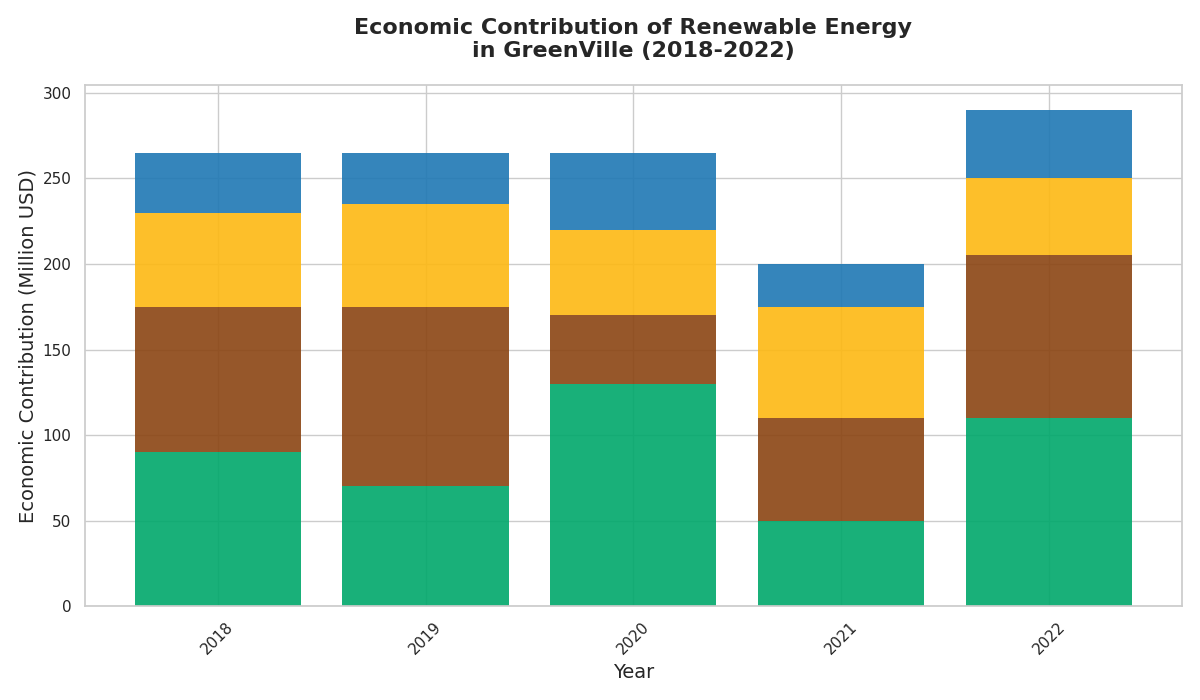

The Python source for this figure:
import matplotlib.pyplot as plt
import numpy as np

years = np.array([2018, 2019, 2020, 2021, 2022])

solar_contribution = np.array([90, 70, 130, 50, 110])
wind_contribution = np.array([85, 105, 40, 60, 95])
hydro_contribution = np.array([55, 60, 50, 65, 45])
biomass_contribution = np.array([35, 30, 45, 25, 40])

# Shuffled colors for the data groups
colors = ['#00A86B', '#8B4513', '#FDB813', '#1F78B4']

fig, ax = plt.subplots(figsize=(12, 7))

ax.bar(years, solar_contribution, color=colors[0], edgecolor='none', alpha=0.9)
ax.bar(years, wind_contribution, bottom=solar_contribution, color=colors[1], edgecolor='none', alpha=0.9)
ax.bar(years, hydro_contribution, bottom=solar_contribution + wind_contribution, color=colors[2], edgecolor='none', alpha=0.9)
ax.bar(years, biomass_contribution, bottom=solar_contribution + wind_contribution + hydro_contribution, color=colors[3], edgecolor='none', alpha=0.9)

ax.set_title("Economic Contribution of Renewable Energy\nin GreenVille (2018-2022)", fontsize=16, fontweight='bold', pad=20)
ax.set_xlabel("Year", fontsize=14)
ax.set_ylabel("Economic Contribution (Million USD)", fontsize=14)

plt.xticks(rotation=45)
plt.tight_layout()
plt.show()
